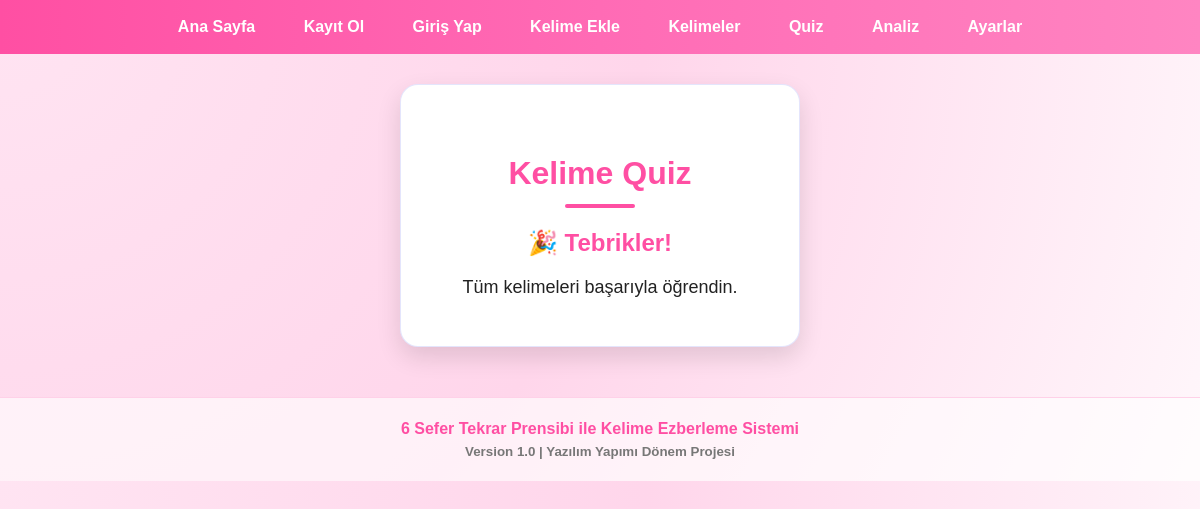
The page /quiz on the database as committed earlier.
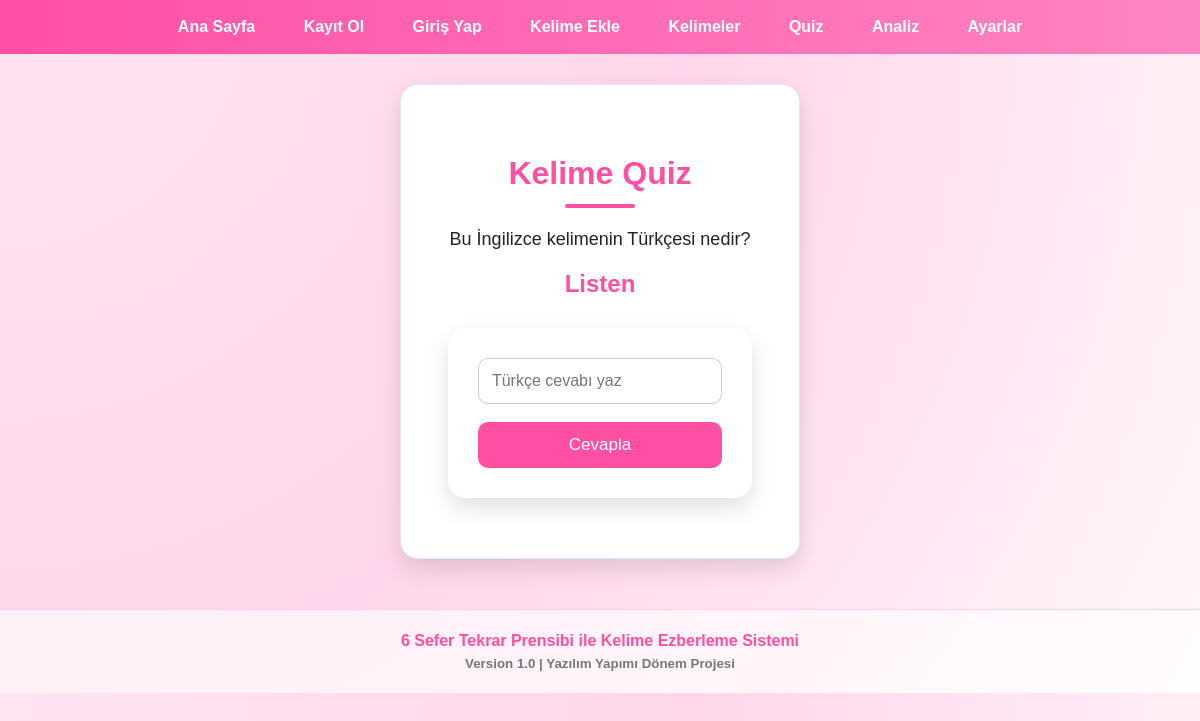
The same page on the database as committed later.
### tables this page shows
CREATE TABLE words(
    id INTEGER PRIMARY KEY AUTOINCREMENT,
    english TEXT,
    turkish TEXT,
    sample TEXT,
    picture TEXT,
    correct_count INTEGER DEFAULT 0,
    learned INTEGER DEFAULT 0
);

### app.py (the view, shortened to what this page needs)
@app.route("/quiz", methods=["GET", "POST"])
def quiz():
    connection = sqlite3.connect("database.db")
    cursor = connection.cursor()
    cursor.execute("SELECT * FROM words WHERE learned=0 ORDER BY RANDOM() LIMIT 1")
    word = cursor.fetchone()
    connection.close()
    return render_template("quiz.html", word=word)

### templates/quiz.html (shortened to what this page needs)
<!DOCTYPE html>
<html>
<head>
    <link rel="stylesheet" href="{{ url_for('static', filename='style.css') }}">
</head>
<body>
    <div class="navbar">
        <a href="/">Ana Sayfa</a>
        <a href="/register">Kayıt Ol</a>
        <a href="/login">Giriş Yap</a>
        <a href="/add-word">Kelime Ekle</a>
        <a href="/words">Kelimeler</a>
        <a href="/quiz">Quiz</a>
        <a href="/report">Analiz</a>
        <a href="/settings">Ayarlar</a>
    </div>
    <div class="card">
        <h1>Kelime Quiz</h1>
        {% if word %}
        <p>Bu İngilizce kelimenin Türkçesi nedir?</p>
        <h2>{{ word[1] }}</h2>
        <form method="POST">
            <input type="text" name="answer" placeholder="Türkçe cevabı yaz" required>
            <br><br>
            <button type="submit">Cevapla</button>
        </form>
        {% else %}
        <h2>🎉 Tebrikler!</h2>
        <p>
            Tüm kelimeleri başarıyla öğrendin.
        </p>
        {% endif %}
    </div>
    <div class="footer">
        6 Sefer Tekrar Prensibi ile Kelime Ezberleme Sistemi
        <small>Version 1.0 | Yazılım Yapımı Dönem Projesi</small>
    </div>
</body>
</html>

### static/style.css (style rules this page uses)
* { box-sizing: border-box; font-family: Arial, sans-serif; }
body { margin: 0; background: linear-gradient(135deg, #f3f4ff, #dfe7ff); color: #222; }
h1 { color: #ff4fa3; text-align: center; margin-top: 40px; }
h2 { color: #ff4fa3; text-align: center; }
p { font-size: 18px; text-align: center; }
form { width: 400px; max-width: 90%; margin: 30px auto; background: white; padding: 30px; border-radius: 18px; box-shadow: 0 10px 25px rgba(0, 0, 0, 0.12); }
input { width: 100%; padding: 13px; border: 1px solid #ccc; border-radius: 10px; font-size: 16px; }
button { width: 100%; padding: 13px; background: #ff4fa3; color: white; border: none; border-radius: 10px; font-size: 17px; cursor: pointer; }
a { color: #ff4fa3; text-decoration: none; font-weight: bold; }
.card { width: 400px; max-width: 90%; margin: 30px auto; background: white; padding: 30px; border-radius: 18px; box-shadow: 0 10px 25px rgba(0, 0, 0, 0.12); text-align: center; }
.navbar { background: #2d2f75; padding: 18px; text-align: center; }
.navbar a { color: white; margin: 0 12px; }
body { background: radial-gradient(circle at top left, #ffe4f2, #ffd6eb, #fff7fb); }
.card { border: 1px solid rgba(75, 80, 230, 0.15); backdrop-filter: blur(8px); }
.navbar { background: linear-gradient(90deg, #ff4fa3, #ff6bb5, #ff85c2); }
h1::after { content: ""; display: block; width: 70px; height: 4px; background: #ff4fa3; margin: 12px auto 0; border-radius: 20px; }
.card { animation: fadeIn 0.5s ease-in-out; transition: transform 0.3s ease, box-shadow 0.3s ease; }
form { animation: fadeIn 0.5s ease-in-out; }
button, .button-link { transition: all 0.3s ease; }
.footer { width: 100%; margin-top: 50px; padding: 22px; text-align: center; background: rgba(255, 255, 255, 0.65); color: #ff4fa3; font-weight: bold; border-top: 1px solid #ffd1e8; }
.footer small { display: block; margin-top: 6px; color: #777; }
.navbar a { padding: 8px 10px; border-radius: 10px; }

Rows that differ between the two databases and show on the page:
added words: english "Listen"
Other text that changed with them:
text no longer shown: "🎉 Tebrikler! Tüm kelimeleri başarıyla öğrendin."
text now shown: "Bu İngilizce kelimenin Türkçesi nedir? Cevapla"
